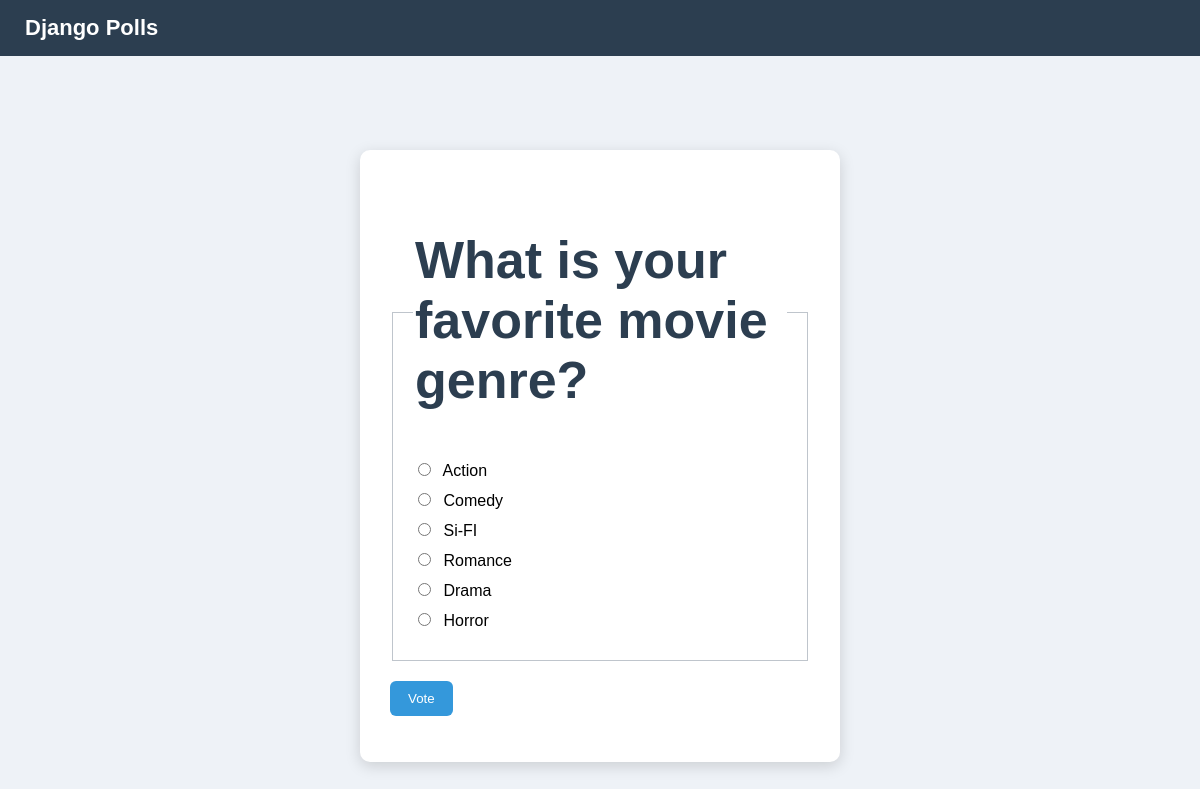
The app's page /5/ with its own data.
### polls/models.py (models this page shows, shortened)
class Question(models.Model):
    question_text = models.CharField(max_length=200)
    pub_date = models.DateTimeField("date published")

class Choice(models.Model):
    question = models.ForeignKey(Question, on_delete=models.CASCADE)
    choice_text = models.CharField(max_length=200)
    votes = models.IntegerField(default=0)

### polls/views.py (the view)
# urls.py: path("<int:question_id>/", views.detail, name="detail"),
def detail(request, question_id):
    question = get_object_or_404(Question, pk=question_id)
    return render(request, "polls/detail.html", {"question": question})

### polls/templates/polls/detail.html (shortened to what this page needs)
{% load static %}
<link rel="stylesheet" href="{% static 'polls/style.css' %}">
<header>
    <a href="{% url 'polls:index' %}">Django Polls</a>
</header>
<div class="container">
<div class="card">
<form action="{% url 'polls:vote' question.id %}" method="post">
<fieldset>
    <legend><h1>{{ question.question_text }}</h1></legend>
    {% for choice in question.choice_set.all %}
<label>
    <input type="radio" name="choice" value="{{ choice.id }}">
    {{ choice.choice_text }}
</label>
{% endfor %}
</fieldset>
<button type="submit">Vote</button>
</form>
</div>
</div>

### polls/static/polls/style.css (style rules this page uses)
header { background-color: #2c3e50; color: white; padding: 15px 25px; font-size: 22px; font-weight: bold; }
header a { color: white; text-decoration: none; }
.container { display: flex; justify-content: center; align-items: center; height: 100vh; }
.card { background: white; padding: 30px; border-radius: 10px; width: 420px; box-shadow: 0px 4px 15px rgba(0,0,0,0.15); }
h1 { color: #2c3e50; margin-bottom: 20px; }
label { display: block; margin: 10px 0; }
button { margin-top: 20px; background: #3498db; border: none; padding: 10px 18px; color: white; border-radius: 6px; cursor: pointer; }
fieldset { border: 1px solid #bfc5cc; padding: 20px; margin-top: 15px; }
legend { font-size: 26px; font-weight: bold; color: #2c3e50; }
input[type="radio"] { margin-right: 8px; }
button { margin-top: 20px; background-color: #3498db; border: none; padding: 10px 18px; color: white; border-radius: 6px; cursor: pointer; }

### records on screen
Question: question_text "What is your favorite movie genre?"
Choice: choice_text "Action"
Choice: choice_text "Comedy"
Choice: choice_text "Si-FI"
Choice: choice_text "Romance"
Choice: choice_text "Drama"
Choice: choice_text "Horror"
